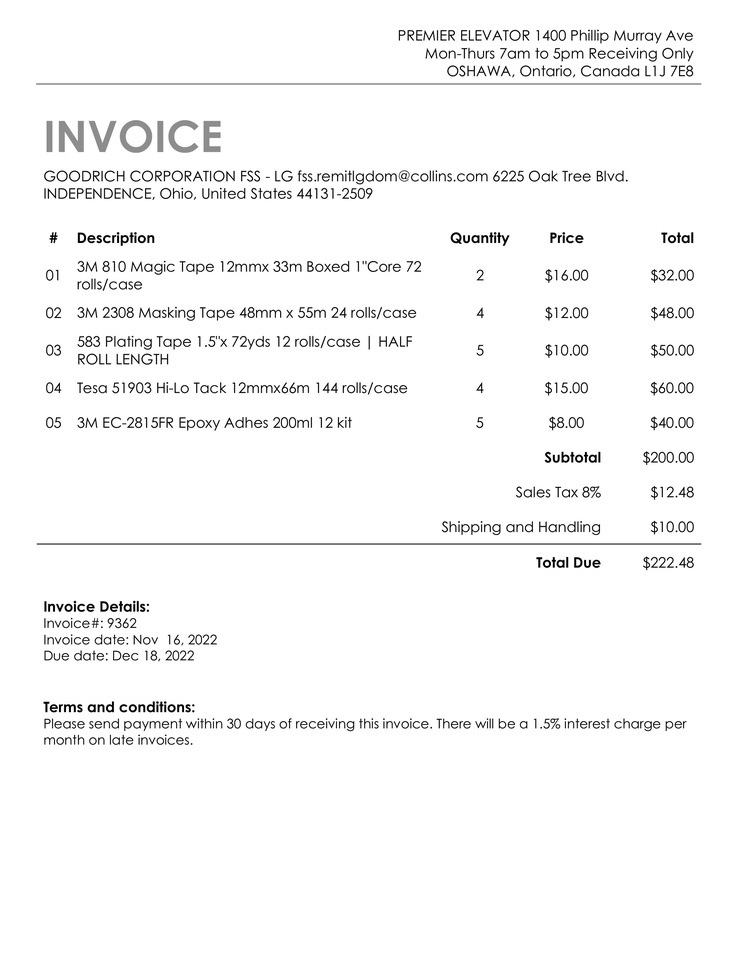
#> input picture input/batch2-0503.jpg, 738 x 956 px, shrunk from 2550 x 3301 before the run
$ python -i image_preprocessor.py   (imports and definitions only)
#> lines starting #> are read from the running program, lines starting #| are printed output that depends on the picture; after the words box and inside, x2 and y2 are one past the last pixel; in counts of white or black regions, pixels touching at a corner belong together
"""
Image preprocessing pipeline for the OCR extraction path.

Applies deskewing, denoising, CLAHE contrast enhancement, and
sharpening to improve OCR accuracy on document images.
"""

from __future__ import annotations

import logging
import os
from typing import Optional

import cv2
import numpy as np

from core.constants import DESKEW_MAX_ANGLE, DESKEW_MIN_ANGLE, PREPROCESSED_DIR

logger = logging.getLogger(__name__)


def deskew_image(image: np.ndarray) -> np.ndarray:
    """Detect and correct image skew using minAreaRect on text contours.

    Only corrects angles between ±0.5° and ±15° to avoid
    over-rotating non-skewed or severely rotated images.

    Args:
        image: Input image as a numpy array (grayscale or BGR).

    Returns:
        The deskewed image, or original if skew is negligible/extreme.
    """
    gray = image if len(image.shape) == 2 else cv2.cvtColor(image, cv2.COLOR_BGR2GRAY)
    thresh = cv2.threshold(gray, 0, 255, cv2.THRESH_BINARY_INV + cv2.THRESH_OTSU)[1]

    coords = np.column_stack(np.where(thresh > 0))
    if len(coords) < 50:
        return image

    angle = cv2.minAreaRect(coords)[-1]
    if angle < -45:
        angle = -(90 + angle)
    elif angle > 45:
        angle = -(angle - 90)
    else:
        angle = -angle

    if abs(angle) < DESKEW_MIN_ANGLE or abs(angle) > DESKEW_MAX_ANGLE:
        return image

    h, w = image.shape[:2]
    center = (w // 2, h // 2)
    rotation_matrix = cv2.getRotationMatrix2D(center, angle, 1.0)

    logger.debug("Deskewing by %.2f degrees", angle)
    return cv2.warpAffine(
        image, rotation_matrix, (w, h),
        flags=cv2.INTER_CUBIC,
        borderMode=cv2.BORDER_REPLICATE,
    )


def preprocess_image(image_path: str, output_path: str) -> Optional[np.ndarray]:
    """Apply full preprocessing pipeline to a single image.

    Pipeline: grayscale → deskew → denoise → CLAHE → sharpen.

    Args:
        image_path: Path to the input image.
        output_path: Path to write the preprocessed image.

    Returns:
        The preprocessed image array, or None if the image could not be read.
    """
#> called with image_path = '../input/batch2-0503.jpg', output_path = 'out.png'
    img = cv2.imread(image_path)
#> img is the input picture: shape (956, 738, 3); min 0, max 255, mean 247.7
    if img is None:
        logger.error("Could not read image: %s", image_path)
        return None

    gray = cv2.cvtColor(img, cv2.COLOR_BGR2GRAY)
    gray = deskew_image(gray)
#> in deskew_image, `thresh = cv2.threshold(gray, 0, 255, cv2.THRESH_BINARY_INV + cv2.THRES..`:
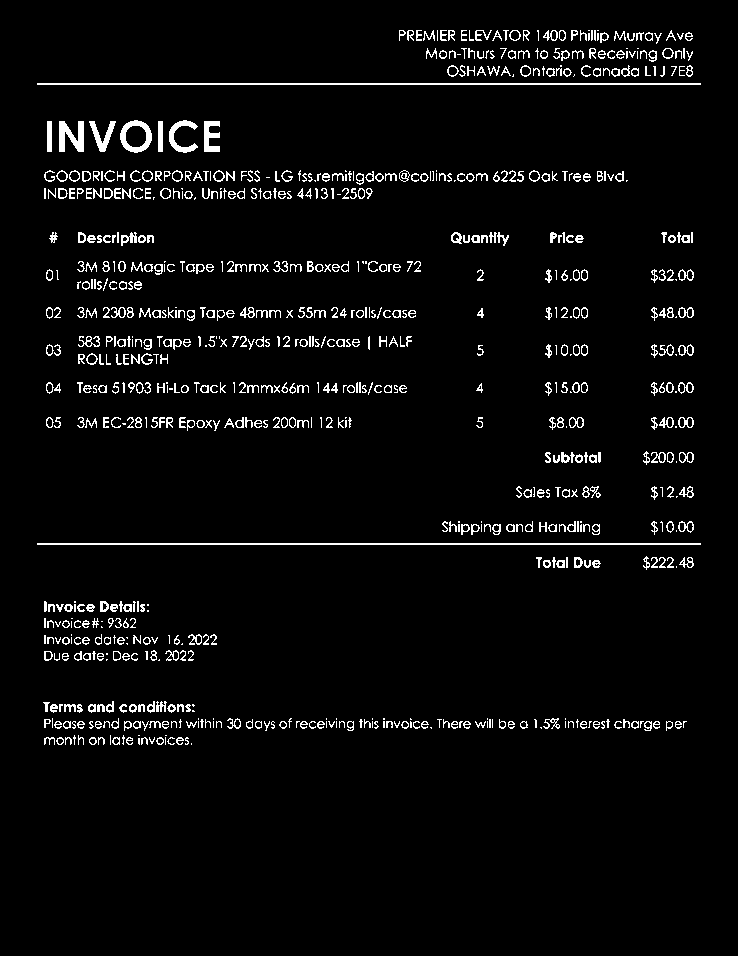
#> thresh: shape (956, 738); 4% white in thin lines or dots, all inside (x1, y1, x2, y2) = (37, 30, 701, 745)
#> in deskew_image, `coords = np.column_stack(np.where(thresh > 0))`: coords = 27952 pairs, first value 30 to 744, second value 37 to 700
#> in deskew_image, `angle = cv2.minAreaRect(coords)[-1]`: angle = -90
#> in deskew_image, `angle = -(90 + angle)`: angle = 0

    denoised = cv2.fastNlMeansDenoising(gray, h=10, templateWindowSize=7, searchWindowSize=21)

    clahe = cv2.createCLAHE(clipLimit=2.0, tileGridSize=(8, 8))
    enhanced = clahe.apply(denoised)

    sharpen_kernel = np.array([
        [0, -0.5, 0],
        [-0.5, 3, -0.5],
        [0, -0.5, 0],
    ])
    sharpened = cv2.filter2D(enhanced, -1, sharpen_kernel)
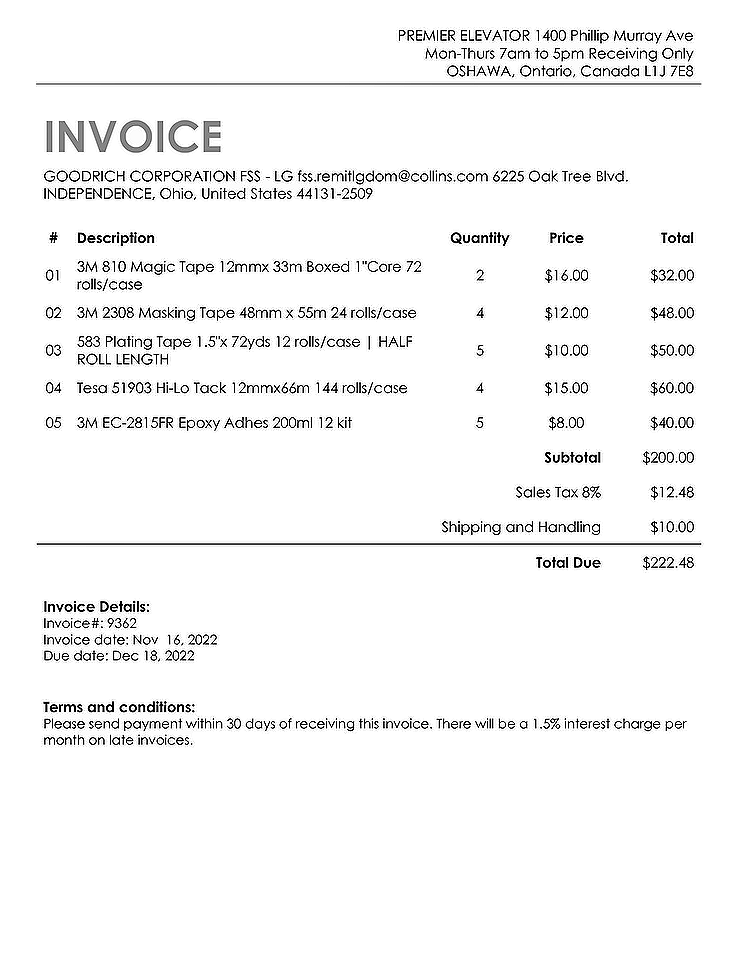
#> sharpened: shape (956, 738); min 0, max 255, mean 245.9
    result = np.clip(sharpened, 0, 255).astype(np.uint8)

    os.makedirs(os.path.dirname(output_path), exist_ok=True)
    cv2.imwrite(output_path, result)
    logger.info("Preprocessed: %s → %s", os.path.basename(image_path), output_path)

    return result


def preprocess_all(image_list: list[str], base_dir: str = "input") -> list[str]:
    """Preprocess a batch of images, saving to the preprocessed directory.

    Args:
        image_list: List of image filenames.
        base_dir: Directory containing the source images.

    Returns:
        List of paths to successfully preprocessed images.
    """
    os.makedirs(PREPROCESSED_DIR, exist_ok=True)
    output_paths: list[str] = []

    for img_name in image_list:
        input_path = os.path.join(base_dir, img_name)
        output_path = os.path.join(PREPROCESSED_DIR, img_name)
        result = preprocess_image(input_path, output_path)
        if result is not None:
            output_paths.append(output_path)

    logger.info("Preprocessed %d / %d images", len(output_paths), len(image_list))
    return output_paths

>>> result = preprocess_image('../input/batch2-0503.jpg', 'out.png')
